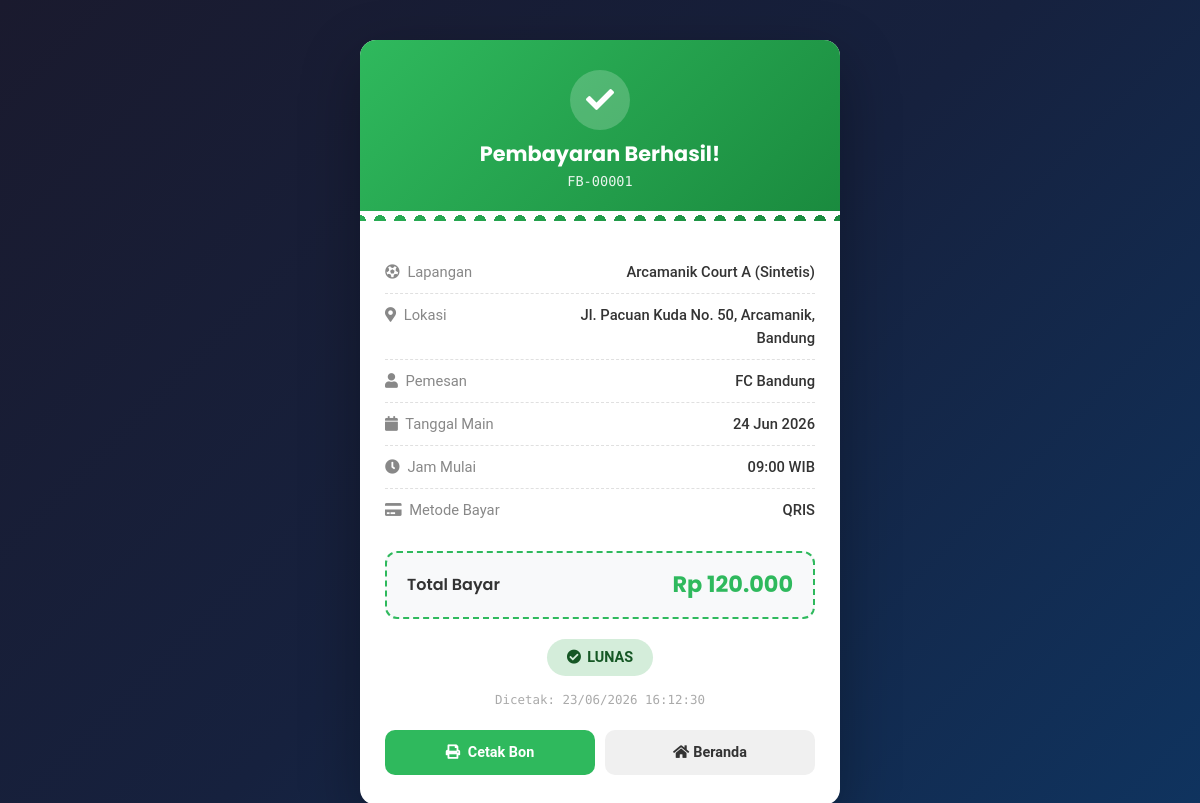
The page /bon.php?pesanan_id=1 on the database its author committed.
### tables this page shows
CREATE TABLE `pesanan` (
  `id` int(11) NOT NULL AUTO_INCREMENT,
  `lapangan_id` int(11) NOT NULL,
  `nama_pemesan` varchar(100) NOT NULL,
  `tanggal_booking` date NOT NULL,
  `jam_mulai` time NOT NULL,
  `status_pembayaran` varchar(50) NOT NULL DEFAULT 'Menunggu Konfirmasi',
  `status_dana` varchar(50) NOT NULL DEFAULT 'Ditahan',
  PRIMARY KEY (`id`),
  KEY `lapangan_id` (`lapangan_id`),
  CONSTRAINT `fk_pesanan_lapangan` FOREIGN KEY (`lapangan_id`) REFERENCES `lapangan` (`id`) ON DELETE CASCADE
);

CREATE TABLE `lapangan` (
  `id` int(11) NOT NULL AUTO_INCREMENT,
  `id_mitra` int(11) NOT NULL,
  `nama_lapangan` varchar(100) NOT NULL,
  `lokasi` text NOT NULL,
  `harga_per_jam` int(11) NOT NULL,
  `harga_promo` int(11) DEFAULT NULL,
  `gambar` varchar(255) NOT NULL,
  PRIMARY KEY (`id`),
  KEY `id_mitra` (`id_mitra`),
  CONSTRAINT `fk_lapangan_mitra` FOREIGN KEY (`id_mitra`) REFERENCES `mitra` (`id`) ON DELETE CASCADE
);

CREATE TABLE `mitra` (
  `id` int(11) NOT NULL AUTO_INCREMENT,
  `nama_mitra` varchar(100) NOT NULL,
  `username` varchar(50) NOT NULL,
  `password` varchar(255) NOT NULL,
  `paket` enum('Starter','Growth','Scale') NOT NULL DEFAULT 'Starter',
  `komisi_persen` int(11) NOT NULL DEFAULT 8,
  `status_akun` varchar(20) NOT NULL DEFAULT 'Aktif',
  PRIMARY KEY (`id`)
);

### bon.php (the view, shortened to what this page needs)
<?php
include 'db.php';
$pesanan_id = intval($_GET['pesanan_id']);
$query = $conn->query("SELECT p.*, l.nama_lapangan, l.lokasi, l.harga_per_jam, l.harga_promo, m.paket
                        FROM pesanan p
                        JOIN lapangan l ON p.lapangan_id = l.id
                        JOIN mitra m ON l.id_mitra = m.id
                        WHERE p.id = $pesanan_id");
$data = $query->fetch_assoc();
$no_bon = 'FB-' . str_pad($data['id'], 5, '0', STR_PAD_LEFT);
$tanggal_cetak = date('d/m/Y H:i:s');
$status = $data['status_pembayaran'];
if ($status == 'Lunas') {
    $header_bg = 'linear-gradient(135deg, #2FB95D 0%, #1a8a3e 100%)';
    $icon = '<i class="fas fa-check"></i>';
    $title = 'Pembayaran Berhasil!';
    $badge_bg = '#d4edda';
    $badge_color = '#155724';
    $badge_text = '<i class="fas fa-check-circle"></i> LUNAS';
}
?>
<!DOCTYPE html>
<html lang="id">
<head>
    <link href="https://cdnjs.cloudflare.com/ajax/libs/font-awesome/5.10.0/css/all.min.css" rel="stylesheet">
    <link href="https://cdn.jsdelivr.net/npm/bootstrap@5.3.0/dist/css/bootstrap.min.css" rel="stylesheet">
</head>
<body>
    <div class="bon-container">
        <div class="bon-card">
            <div class="bon-header" style="background: <?php echo $header_bg; ?>;">
                <div class="check-icon">
                    <?php echo $icon; ?>
                </div>
                <h4><?php echo $title; ?></h4>
                <div class="bon-number"><?php echo $no_bon; ?></div>
            </div>
            <div class="bon-body">
                <div class="bon-row">
                    <span class="label"><i class="fa fa-futbol me-1"></i> Lapangan</span>
                    <span class="value"><?php echo htmlspecialchars($data['nama_lapangan']); ?></span>
                </div>
                <div class="bon-row">
                    <span class="label"><i class="fa fa-map-marker-alt me-1"></i> Lokasi</span>
                    <span class="value"><?php echo htmlspecialchars($data['lokasi']); ?></span>
                </div>
                <div class="bon-row">
                    <span class="label"><i class="fa fa-user me-1"></i> Pemesan</span>
                    <span class="value"><?php echo htmlspecialchars($data['nama_pemesan']); ?></span>
                </div>
                <div class="bon-row">
                    <span class="label"><i class="fa fa-calendar me-1"></i> Tanggal Main</span>
                    <span class="value"><?php echo date('d M Y', strtotime($data['tanggal_booking'])); ?></span>
                </div>
                <div class="bon-row">
                    <span class="label"><i class="fa fa-clock me-1"></i> Jam Mulai</span>
                    <span class="value"><?php echo substr($data['jam_mulai'], 0, 5) . ' WIB'; ?></span>
                </div>
                <div class="bon-row">
                    <span class="label"><i class="fa fa-credit-card me-1"></i> Metode Bayar</span>
                    <span class="value">QRIS</span>
                </div>
            </div>
            <div class="bon-total">
                <span class="label">Total Bayar</span>
                <?php
                $harga_sebenarnya = ($data['paket'] == 'Scale' && !empty($data['harga_promo'])) ? $data['harga_promo'] : $data['harga_per_jam'];
                ?>
                <span class="amount">Rp <?php echo number_format($harga_sebenarnya, 0, ',', '.'); ?></span>
            </div>
            <div class="bon-footer">
                <div class="status-badge" style="background: <?php echo $badge_bg; ?>; color: <?php echo $badge_color; ?>;">
                    <?php echo $badge_text; ?>
                </div>
                <div class="timestamp">Dicetak: <?php echo $tanggal_cetak; ?></div>
                <div class="btn-actions">
                    <?php if($status == 'Lunas'): ?>
                        <button onclick="window.print()" class="btn btn-print">
                            <i class="fa fa-print me-1"></i> Cetak Bon
                        </button>
                    <?php else: ?>
                        <a href="bon.php?pesanan_id=<?php echo $pesanan_id; ?>" class="btn btn-pending d-flex align-items-center justify-content-center">
                            <i class="fas fa-sync-alt me-1"></i> Refresh Status
                        </a>
                    <?php endif; ?>
                    <a href="index.php" class="btn btn-home">
                        <i class="fa fa-home me-1"></i> Beranda
                    </a>
                </div>
            </div>
        </div>
    </div>
</body>
</html>

### bon.php (style rules this page uses)
body { background: linear-gradient(135deg, #1a1a2e 0%, #16213e 50%, #0f3460 100%); min-height: 100vh; display: flex; align-items: center; justify-content: center; font-family: 'Roboto', sans-serif; padding: 40px 15px; }
.bon-container { max-width: 480px; width: 100%; }
.bon-card { background: #ffffff; border-radius: 16px; overflow: hidden; box-shadow: 0 20px 60px rgba(0, 0, 0, 0.3); position: relative; }
.bon-header { color: white; padding: 30px 25px; text-align: center; position: relative; }
.bon-header::after { content: ''; position: absolute; bottom: -10px; left: 0; right: 0; height: 20px; background: radial-gradient(circle, transparent 6px, #ffffff 6px); background-size: 20px 20px; background-position: 10px 0; }
.bon-header .check-icon { width: 60px; height: 60px; border-radius: 50%; background: rgba(255,255,255,0.2); display: flex; align-items: center; justify-content: center; margin: 0 auto 12px; font-size: 28px; animation: popIn 0.5s ease-out; }
.bon-header h4 { font-family: 'Poppins', sans-serif; font-weight: 700; margin: 0; font-size: 1.3rem; }
.bon-header .bon-number { font-family: 'Roboto Mono', monospace; font-size: 0.85rem; opacity: 0.9; margin-top: 4px; }
.bon-body { padding: 30px 25px 20px; }
.bon-row { display: flex; justify-content: space-between; padding: 10px 0; border-bottom: 1px dashed #e0e0e0; font-size: 0.92rem; }
.bon-row:last-child { border-bottom: none; }
.bon-row .label { color: #888; font-weight: 400; }
.bon-row .value { color: #333; font-weight: 500; text-align: right; max-width: 60%; }
.bon-total { background: #f8f9fa; margin: 0 25px; padding: 15px 20px; border-radius: 12px; display: flex; justify-content: space-between; align-items: center; border: 2px dashed #2FB95D; }
.bon-total .label { font-family: 'Poppins', sans-serif; font-weight: 600; color: #333; font-size: 1rem; }
.bon-total .amount { font-family: 'Poppins', sans-serif; font-weight: 700; color: #2FB95D; font-size: 1.4rem; }
.bon-footer { padding: 20px 25px 30px; text-align: center; }
.bon-footer .status-badge { display: inline-flex; align-items: center; gap: 6px; padding: 8px 20px; border-radius: 50px; font-weight: 600; font-size: 0.9rem; margin-bottom: 15px; }
.bon-footer .timestamp { font-size: 0.78rem; color: #aaa; font-family: 'Roboto Mono', monospace; }
.btn-actions { display: flex; gap: 10px; margin-top: 20px; }
.btn-actions .btn { flex: 1; padding: 12px; border-radius: 10px; font-weight: 600; font-size: 0.9rem; text-decoration: none; }
.btn-print { background: #2FB95D; color: white; border: none; }
.btn-home { background: #f0f0f0; color: #333; border: none; display: flex; align-items: center; justify-content: center; }

### rows shown on the page
pesanan: status_pembayaran "Pembayaran Berhasil!", id "FB-00001", lapangan.nama_lapangan "Arcamanik Court A (Sintetis)", lapangan.lokasi "Jl. Pacuan Kuda No. 50, Arcamanik, Bandung", nama_pemesan "FC Bandung", tanggal_booking "24 Jun 2026", jam_mulai "09:00", mitra.paket "120.000"
